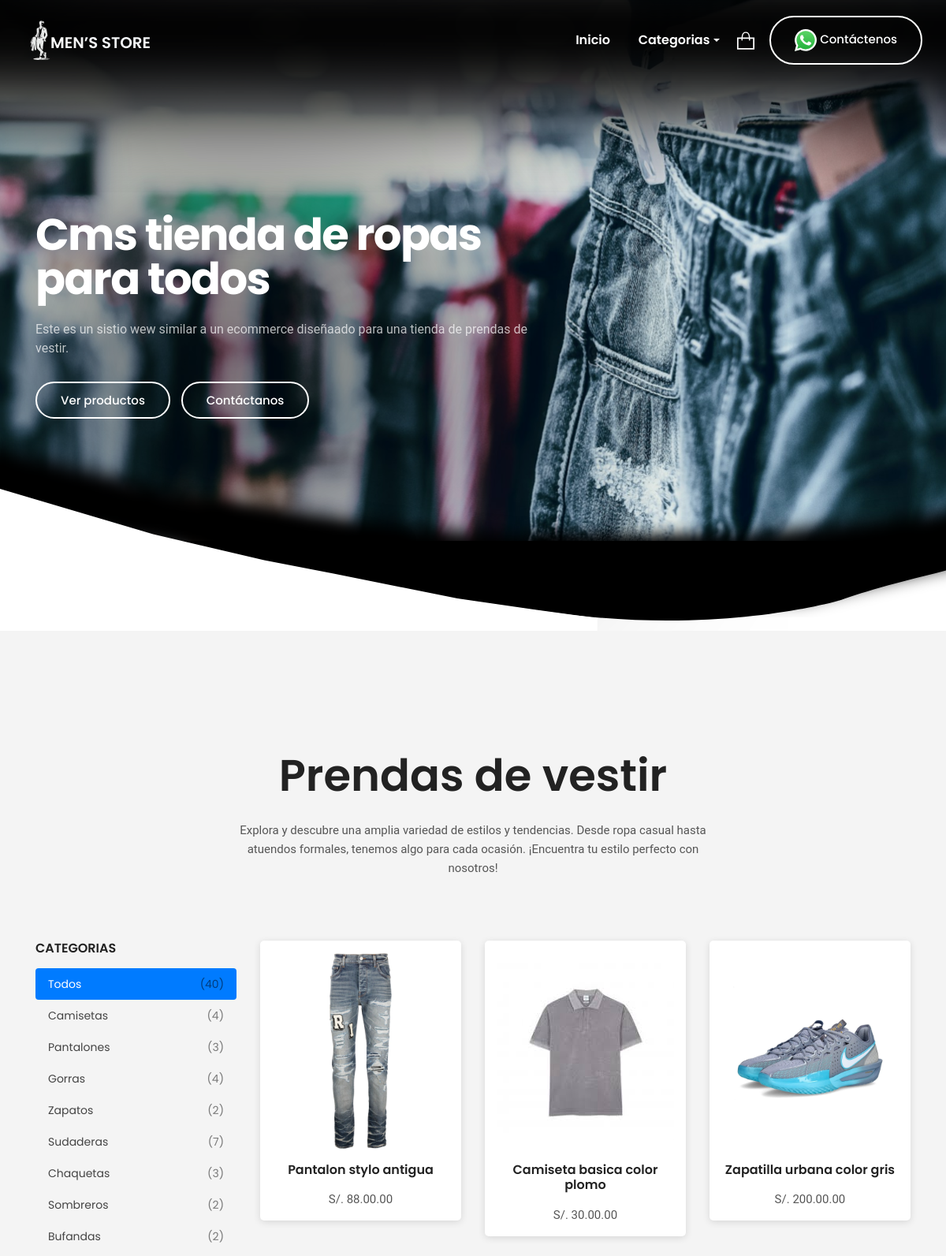
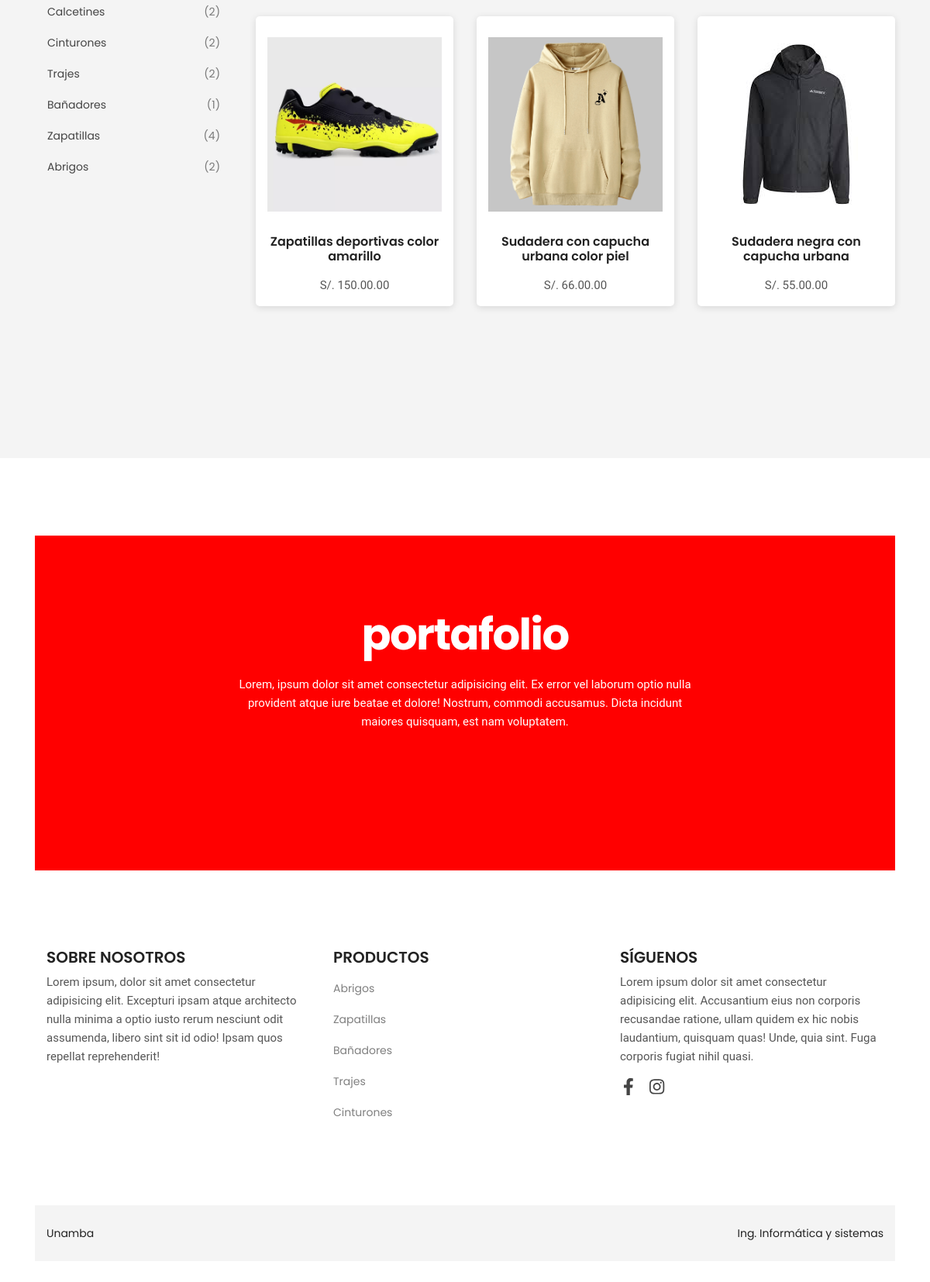
The page /cliente/index.php on the database its author committed (2 pictures, top to bottom).
### tables this page shows
CREATE TABLE `portada` (
  `porId` int(11) NOT NULL,
  `porTitulo` varchar(70) DEFAULT NULL,
  `porDescripcion` varchar(200) DEFAULT NULL,
  `porFechaRegis` datetime DEFAULT current_timestamp() ON UPDATE current_timestamp()
);

CREATE TABLE `categoria` (
  `catId` int(11) NOT NULL,
  `catNombre` varchar(100) DEFAULT NULL,
  `catDescripcion` varchar(255) DEFAULT NULL,
  `catDetalle` varchar(100) DEFAULT NULL,
  `catImg` varchar(255) DEFAULT NULL,
  `catFechaRegis` datetime DEFAULT current_timestamp() ON UPDATE current_timestamp()
);

CREATE TABLE `producto` (
  `proId` int(11) NOT NULL,
  `catId` int(11) DEFAULT NULL,
  `marId` int(11) DEFAULT NULL,
  `proNombre` varchar(50) NOT NULL,
  `proDescripcion` varchar(150) DEFAULT NULL,
  `proImg` varchar(255) DEFAULT NULL,
  `proImg2` varchar(255) DEFAULT NULL,
  `proPrecio` decimal(8,2) DEFAULT NULL,
  `proFechaRegistro` datetime DEFAULT current_timestamp() ON UPDATE current_timestamp()
);

### cliente/index.php (the view, shortened to what this page needs)
<?php include "header.php"; ?>
<?php
$rr = mysqli_query($con, "SELECT * FROM portada");
$r = mysqli_fetch_row($rr);
$porTitulo = $r[1];
$porDescripcion = $r[2];
$result = mysqli_query($con, "SELECT count(*) FROM producto");
$row = mysqli_fetch_row($result);
$numrows = $row[0];
?>
<section id="home" class="section welcome-area bg-overlay overflow-hidden d-flex align-items-center">
    <div class="container">
        <div class="row align-items-center">
            <div class="col-12 col-md-7">
                <div class="welcome-intro">
                    <h1 class="text-white"><?php echo $porTitulo ?></h1>
                    <p class="white-70 my-4"><?php echo $porDescripcion ?></p>
                    <div class="button-group">
                        <a href="producto/producto.php" class="btn btn-bordered-white">Ver productos</a>
                        <a href="#" class="btn btn-bordered-white d-none d-sm-inline-block">Contáctanos</a>
                    </div>
                </div>
            </div>
        </div>
    </div>
    <div class="shape shape-bottom">
        <img src="recursos/img/welcome/fondo-portada.svg" alt="fondo-portada">
    </div>
</section>
<section id="service" class="section service-area bg-grey ptb_150">
    <div class="container">
        <div class="row justify-content-center">
            <div class="col-12 col-md-10 col-lg-7">
                <div class="section-heading text-center">
                    <h1>Prendas de vestir</h1>
                    <p class="d-none d-sm-block mt-4">Explora y descubre una amplia variedad de estilos y tendencias. Desde ropa casual hasta atuendos formales, tenemos algo para cada ocasión. ¡Encuentra tu estilo perfecto con nosotros!</p>
                </div>
            </div>
        </div>
        <div class="row">
            <div class="col-3">
                <div class="nav flex-column nav-pills" id="v-pills-tab" role="tablist" aria-orientation="vertical">
                    <h5 class="mb-3">CATEGORIAS</h5>
                    <a class="nav-link active d-flex justify-content-between align-items-center" id="v-pills-home-tab" data-toggle="pill" href="#v-pills-home" role="tab" aria-controls="v-pills-home" aria-selected="true">
                        Todos <span class="text-black-50 ml-2">(<?= $numrows ?>)</span>
                    </a>
                    <?php
                    $categories = mysqli_query($con, "SELECT catId, catNombre FROM categoria");
                    while ($category = mysqli_fetch_assoc($categories)) {
                        $category_id = $category['catId'];
                        $product_count_query = mysqli_query($con, "SELECT count(*) FROM producto WHERE catId = $category_id");
                        $product_count = mysqli_fetch_row($product_count_query)[0];
                        echo "<a class='nav-link d-flex justify-content-between align-items-center' id='v-pills-{$category['catId']}-tab' data-toggle='pill' href='#v-pills-{$category['catId']}' role='tab' aria-controls='v-pills-{$category['catId']}' aria-selected='false'>{$category['catNombre']} <span class='text-black-50 ml-2'>($product_count)</span></a>";
                    }
                    ?>
                </div>
            </div>
            <div class="col-9">
                <div class="tab-content" id="v-pills-tabContent">
                    <div class="tab-pane fade show active" id="v-pills-home" role="tabpanel" aria-labelledby="v-pills-home-tab">
                        <div class="row">
                            <?php
                            $qs = "SELECT * FROM producto ORDER BY proId DESC LIMIT 6";
                            $r1 = mysqli_query($con, $qs);
                            while ($rod = mysqli_fetch_array($r1)) {
                                $id = "$rod[proId]";
                                $name = "$rod[proNombre]";
                                $price = "$rod[proPrecio]";
                                $ufile = "$rod[proImg]";
                                echo "
                                <div class='col-12 col-md-6 col-lg-4 mb-3'>
                                   <a href='producto/detalleproducto.php?id=$id' class='hover-products'><div class='single-service color-1 bg-hover hover-bottom text-center' style='padding:5px 15px 15px'>
                                        <img src='../paneladministrador/recursos/uploads/producto/$ufile' alt='img' class='category-img'>
                                        <h5 class='my-3'>$name</h5>
                                        <p>S/. $price.00</p>
                                    </div>  </a>
                                </div>
                                ";
                            }
                            ?>
                        </div>
                    </div>
                </div>
            </div>
        </div>
    </div>
</section>
<section id="portfolio" class="portfolio-area overflow-hidden ptb_100">
    <div class="container">
        <section id="review" class="section review-area bg-overlay ptb_100" style="background-color: red;">
            <div class="container">
                <div class="row justify-content-center">
                    <div class="col-12 col-md-10 col-lg-7">
                        <div class="section-heading text-center">
                            <h2 class="text-white">Portafolio</h2>
                            <p class="text-white d-none d-sm-block mt-4">Lorem, ipsum dolor sit amet consectetur adipisicing elit. Ex error vel laborum optio nulla provident atque iure beatae et dolore! Nostrum, commodi accusamus. Dicta incidunt maiores quisquam, est nam voluptatem.</p>
                        </div>
                    </div>
                </div>
            </div>
        </section>
        <?php include "footer.php"; ?>

### cliente/footer.php (shortened to what this page needs)
<?php include "coneccionbd.php"; ?>
<footer class="section footer-area">
        <div class="footer-top ptb_100">
                <div class="container">
                        <div class="row">
                                <div class="col-12 col-sm-6 col-lg-4">
                                        <div class="footer-items">
                                                <h3 class="footer-title text-uppercase mb-2">Sobre Nosotros</h3>
                                                <p class="mb-2">Lorem ipsum, dolor sit amet consectetur adipisicing elit. Excepturi ipsam atque architecto nulla minima a optio iusto rerum nesciunt odit assumenda, libero sint sit id odio! Ipsam quos repellat reprehenderit!</p>
                                        </div>
                                </div>
                                <div class="col-12 col-sm-6 col-lg-4">
                                        <div class="footer-items">
                                                <h3 class="footer-title text-uppercase mb-2">Productos</h3>
                                                <ul>
                                                        <?php
                                                        $q = "SELECT * FROM  categoria ORDER BY catId DESC LIMIT 5";
                                                        $r123 = mysqli_query($con, $q);
                                                        while ($ro = mysqli_fetch_array($r123)) {
                                                                $catId = "$ro[catId]";
                                                                $catNombre = "$ro[catNombre]";
                                                                print "
                                                                <li class='py-2'><a class='text-black-50' href='producto/producto.php?id=$catId'>$catNombre</a></li>
                                                                ";
                                                        }
                                                        ?>
                                                </ul>
                                        </div>
                                </div>
                                <div class="col-12 col-sm-6 col-lg-4">
                                        <div class="footer-items">
                                                <h3 class="footer-title text-uppercase mb-2">Síguenos</h3>
                                                <p class="mb-2">Lorem ipsum dolor sit amet consectetur adipisicing elit. Accusantium eius non corporis recusandae ratione, ullam quidem ex hic nobis laudantium, quisquam quas! Unde, quia sint. Fuga corporis fugiat nihil quasi.</p>
                                                <ul class="social-icons list-inline pt-2">
                                                        <li class="list-inline-item px-1"><a href="https://www.facebook.com/usuario"><i class="fab fa-facebook-f"></i></a></li>
                                                        <li class="list-inline-item px-1"><a href="https://www.instagram.com/usuario"><i class="fab fa-instagram"></i></a></li>
                                                </ul>
                                        </div>
                                </div>
                        </div>
                </div>
        </div>
        <div class="footer-bottom bg-grey">
                <div class="container">
                        <div class="row">
                                <div class="col-12">
                                        <div class="copyright-area d-flex flex-wrap justify-content-center justify-content-sm-between text-center py-4">
                                                <div class="copyright-left">Unamba</div>
                                                <div class="copyright-right">Ing. Informática y sistemas</div>
                                        </div>
                                </div>
                        </div>
                </div>
        </div>
</footer>
</div>
</body>
</html>

### cliente/recursos/css/style.css (style rules this page uses)
* { margin: 0; padding: 0; }
body { font-family: 'Poppins', sans-serif; font-size: 14px; line-height: 24px; font-weight: 400; color: #222; }
section, .section { position: relative; }
.container { width: 100%; margin: 0 auto; }
h1,h2,h3,h4,h5,h6 { font-weight: 600; color: #222; margin-bottom: 0; }
h1 { font-size: 4em; font-weight: 600; line-height: 1.2; }
h2 { font-size: 40px; line-height: 1.3; }
h3 { font-size: 20px; line-height: 1.2; }
h5 { font-size: 16px; }
p { font-family: 'Roboto', sans-serif; font-size: 15px; font-weight: 400; line-height: 24px; color: #565656; margin-bottom: 0; }
a { color: #444; -webkit-transition: all 0.3s ease 0s; transition: all 0.3s ease 0s; }
a, a:hover, a:focus { text-decoration: none; outline: none; -webkit-box-shadow: none; box-shadow: none; }
ol, ul { margin: 0; padding: 0; }
ol li, ul li { list-style: none; }
img { height: auto; max-width: 100%; }
.white-70 { color: #ffffff; opacity: 0.7; }
.section-heading { margin-bottom: 80px; }
.section-heading > h2 { display: inline-block; font-size: 56px; font-weight: 700; text-transform: lowercase; line-height: 1em; letter-spacing: -1.6px; }
.ptb_100 { padding: 100px 0; }
.ptb_150 { padding: 150px 0; }
.btn { font-size: 15px; font-weight: 500; color: #fff; line-height: 1; text-align: center; padding: 14px 30px; border: 0 none; border-radius: 100px; outline: 0 none; position: relative; z-index: 1; }
.btn.btn-bordered:before, .btn.btn-bordered-white:after { position: absolute; content: ""; height: calc(100% + 4px); width: calc(100% + 4px); top: -2px; left: -2px; border-radius: 100px; -webkit-transition: all 0.3s ease 0s; transition: all 0.3s ease 0s; }
.btn.btn-bordered-white { background: transparent none repeat scroll 0 0; border: 2px solid #fff; }
.btn.btn-bordered-white:after { opacity: 0; -ms-filter: "progid:DXImageTransform.Microsoft.Alpha(Opacity=0)"; z-index: -1; }
.button-group { margin-top: 30px; }
.button-group a { margin-right: 10px; }
.button-group a:last-child { margin-right: 0; }
.shape { position: absolute; width: 100%; left: 0; top: 0; line-height: 0; direction: ltr; overflow: hidden; z-index: -1; }
.shape-bottom { bottom: 0; }
.shape-bottom img { width: 100%; height: 100%; object-fit: cover; min-height: 100vh; pointer-events: none; display: block; margin: 0 auto; }
.bg-overlay, .overlay-dark { position: relative; z-index: 0; }
.bg-overlay::after, .overlay-dark:after { position: absolute; content: ''; height: 100%; width: 100%; top: 0; left: 0; }
.bg-overlay::after { opacity: 0.95; z-index: -1; }
.color-1 { color: #be63f9; }
.bg-grey { background-color: #f4f4f4; }
.btn, .btn:active, .btn.btn-bordered:before, .btn.btn-bordered-white:after { background: linear-gradient(-45deg, #131213 0%, #1d1c1f 100%); }
.social-icons svg { display: block; height: 100%; line-height: 45px; margin: 0 auto; -webkit-transition: all 0.3s ease 0s; transition: all 0.3s ease 0s; }
.welcome-area { height: 800px; z-index: 1; }
.welcome-intro h1 { font-size: 56px; font-weight: 700; line-height: 1em; letter-spacing: -1.6px; }
.welcome-intro p { font-size: 16px; }
.welcome-area.bg-overlay::after { z-index: -2; }
.bg-hover { position: relative; }
.bg-hover::after { position: absolute; content: ''; height: 10px; width: 100%; left: 0; -webkit-transition: background-color 0.3s ease 0s; transition: background-color 0.3s ease 0s; }
.bg-hover.hover-bottom::after { bottom: 0; }
.service-area { z-index: 1; }
.single-service { position: relative; -webkit-box-shadow: 0 2px 10px 0px rgba(0, 0, 0, 0.12); box-shadow: 0 2px 10px 0px rgba(0, 0, 0, 0.12); border-radius: 5px; -webkit-transition: all 0.3s ease 0s; transition: all 0.3s ease 0s; overflow: hidden; margin-bottom: 30px; width: 100%; background: white; }
.category-img { width: 100%; height: 250px; object-fit: contain; margin-top: 10px; border-radius: 10px; }
.review-area.bg-overlay::after { opacity: 1; }
.footer-area .social-icons a { font-size: 22px; }

### rows shown on the page
portada: porTitulo "Cms tienda de ropas para todos", porDescripcion "Este es un sistio wew similar a un ecommerce diseñaado para una tienda de prendas de vestir."
categoria: catNombre "Camisetas", product_count "4"
categoria: catNombre "Pantalones", product_count "3"
categoria: catNombre "Gorras", product_count "4"
categoria: catNombre "Zapatos", product_count "2"
categoria: catNombre "Sudaderas", product_count "7"
categoria: catNombre "Chaquetas", product_count "3"
categoria: catNombre "Sombreros", product_count "2"
categoria: catNombre "Bufandas", product_count "2"
categoria: catNombre "Calcetines", product_count "2"
categoria: catNombre "Cinturones", product_count "2"
categoria: catNombre "Trajes", product_count "2"
categoria: catNombre "Bañadores", product_count "1"
categoria: catNombre "Zapatillas", product_count "4"
categoria: catNombre "Abrigos", product_count "2"
producto: proImg (picture), proNombre "Pantalon stylo antigua", proPrecio "88.00"
producto: proImg (picture), proNombre "Camiseta basica color plomo", proPrecio "30.00"
producto: proImg (picture), proNombre "Zapatilla urbana color gris", proPrecio "200.00"
producto: proImg (picture), proNombre "Zapatillas deportivas color amarillo", proPrecio "150.00"
producto: proImg (picture), proNombre "Sudadera con capucha urbana color piel", proPrecio "66.00"
producto: proImg (picture), proNombre "Sudadera negra con capucha urbana", proPrecio "55.00"

### other values the page prints
$numrows "40"
